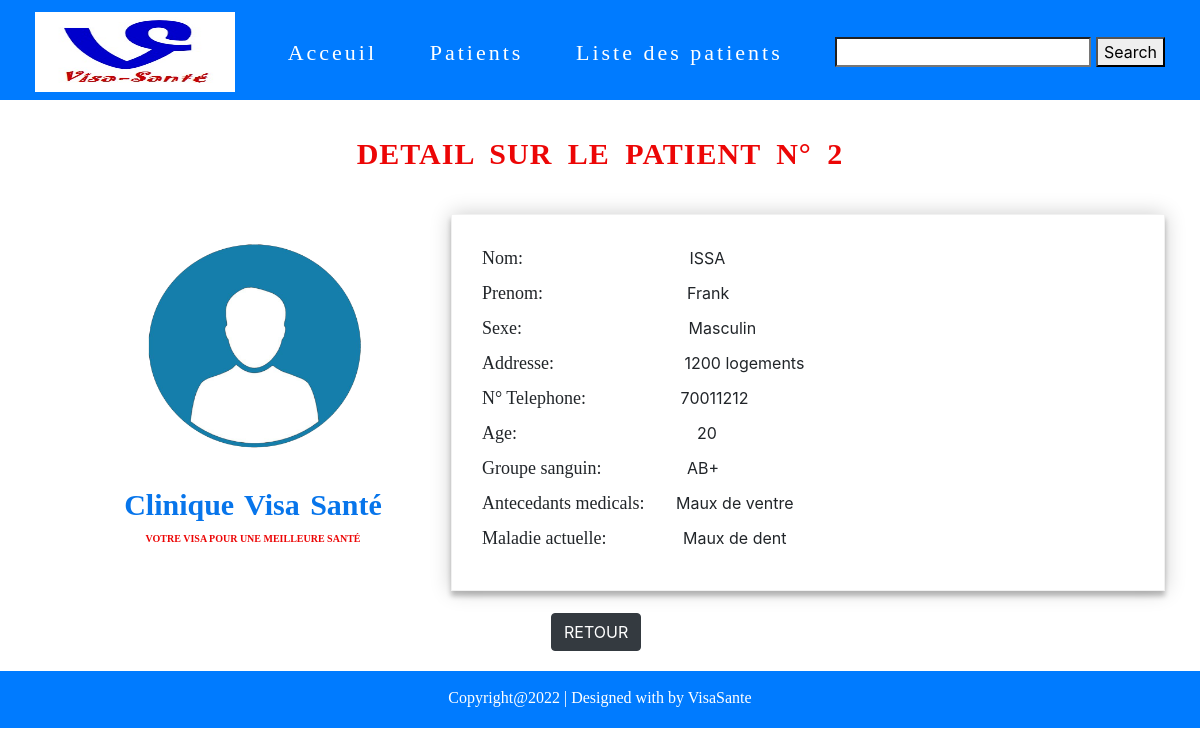
Screenshot of /detail.php?id=2 with the database file from the repository.
### tables this page shows
CREATE TABLE IF NOT EXISTS `patient` (
  `id` int(11) NOT NULL AUTO_INCREMENT,
  `nom` varchar(254) DEFAULT NULL,
  `prenom` varchar(254) DEFAULT NULL,
  `genre` varchar(254) DEFAULT NULL,
  `addresse` varchar(254) DEFAULT NULL,
  `telephone` int(11) DEFAULT NULL,
  `age` int(11) DEFAULT NULL,
  `g_sanguin` varchar(254) DEFAULT NULL,
  `antecedant` varchar(254) DEFAULT NULL,
  `m_actuelle` varchar(254) DEFAULT NULL,
  PRIMARY KEY (`id`)
);

### class/PatientController.class.php (called while the page is built, shortened)
<?php
class PatientController
{
  private $_db;
   public function __construct($db)
   {
       $this->_db=$db;
   }
   public function get($id)
   {
     $sql=$this->_db->query("SELECT * FROM patient WHERE id=".$id);
     $row=$sql->fetch();
     $p=new Patient($row);
     return $p;
   }
}

### class/patient.class.php (called while the page is built, shortened)
<?php
class Patient
{
  private $nom;
  private $prenom;
  private $genre;
  private $addresse;
  private $telephone;
  private $age;
  private $g_sanguin;
  private $antecedant;
  private $m_actuelle;
  public function __construct(array $donnee){
    foreach ($donnee as $key => $value) {
        $methode='set'.ucfirst($key);
    }
  }
    public function getNom()
    {
        return $this->nom;
    }
    public function getPrenom()
    {
        return $this->prenom;
    }
    public function getGenre()
    {
        return $this->genre;
    }
    public function getTelephone()
    {
        return $this->telephone;
    }
    public function getAddresse()
    {
        return $this->addresse;
    }
    public function getAge()
    {
        return $this->age;
    }
    public function getG_sanguin()
    {
        return $this->g_sanguin;
    }
    public function getAntecedant()
    {
        return $this->antecedant;
    }
    public function getM_actuelle()
    {
        return $this->m_actuelle;
    }
    public function setNom($nom)
    {
        $this->nom = $nom;
    }
    public function setPrenom($prenom)
    {
        $this->prenom = $prenom;
    }
    public function setGenre($genre)
    {
        $this->genre = $genre;
    }
    public function setAddresse($addresse)
    {
        $this->addresse = $addresse;
    }
    public function setTelephone($telephone)
    {
        $this->telephone = $telephone;
    }
    public function setAge($age)
    {
        $this->age = $age;
    }
    public function setG_sanguin($g_sanguin)
    {
        $this->g_sanguin = $g_sanguin;
    }
    public function setAntecedant($antecedant)
    {
        $this->antecedant = $antecedant;
    }
    public function setM_actuelle($m_actuelle)
    {
        $this->m_actuelle = $m_actuelle;
    }
}

### detail.php (the view, shortened to what this page needs)
<?php
$bd=bd();
$patient_ctrl =new PatientController($bd);
if(isset($_GET['id']))
{
    $id=$_GET['id'];
    $valuer=$patient_ctrl->get((int)$id);
}
?>
<!DOCTYPE html>
<html lang="fr">
    <head>
        <link rel="stylesheet" type="text/css" href="css/bootstrap.min.css">
        <link rel="stylesheet" href="css/style.css">
    </head>
    <body>
        <?php
            include 'menu.php'
        ?>
        <div class="texte3">
            <h1>Detail sur le patient N° <?= $id ?>  </h1>
        </div>
        <div class="acceuil">
            <div class="containers">
                <img src="./pictures/user.png" alt="">
                <div class="atext1">
                    <h1>Clinique Visa Santé</h1>
                    <p>Votre visa pour une meilleure santé</p>
                </div>
            </div>
            <div class="container">
                <form action="insertion.php" method="POST">
                    <label for="">Nom:</label> &nbsp; &nbsp; &nbsp; &nbsp; &nbsp; &nbsp; &nbsp; &nbsp; &nbsp; &nbsp; &nbsp; &nbsp; &nbsp;&nbsp; &nbsp; &nbsp;&nbsp; &nbsp; &nbsp;
                     <span> <?= $valuer->getNom()?> </span> <br>
                    <label for="">Prenom:</label> &nbsp; &nbsp; &nbsp; &nbsp; &nbsp; &nbsp; &nbsp; &nbsp;&nbsp; &nbsp; &nbsp;&nbsp; &nbsp; &nbsp;&nbsp; &nbsp; &nbsp;
                     <span><?= $valuer->getPrenom()?></span> <br>
                    <label for="">Sexe:</label> &nbsp; &nbsp; &nbsp; &nbsp; &nbsp; &nbsp; &nbsp; &nbsp; &nbsp; &nbsp; &nbsp; &nbsp; &nbsp;&nbsp; &nbsp; &nbsp;&nbsp; &nbsp; &nbsp;
                     <span> <?= $valuer->getGenre()?> </span>  <br>
                    <label for="">Addresse:</label> &nbsp; &nbsp; &nbsp; &nbsp; &nbsp; &nbsp; &nbsp; &nbsp; &nbsp;&nbsp; &nbsp; &nbsp;&nbsp; &nbsp; &nbsp;
                     <span> <?= $valuer->getAddresse()?> </span>  <br>
                    <label for="">N° Telephone:</label> &nbsp; &nbsp; &nbsp; &nbsp; &nbsp;&nbsp; &nbsp; &nbsp;&nbsp; &nbsp; &nbsp;
                     <span> <?= $valuer->getTelephone()?> </span>  <br>
                    <label for="">Age:</label> &nbsp;&nbsp; &nbsp;&nbsp; &nbsp;&nbsp; &nbsp;&nbsp; &nbsp;&nbsp; &nbsp;&nbsp; &nbsp;&nbsp; &nbsp; &nbsp; &nbsp; &nbsp;&nbsp; &nbsp; &nbsp;&nbsp; &nbsp; &nbsp;
                     <span> <?= $valuer->getAge()?> </span>  <br>
                    <label for="">Groupe sanguin:</label >&nbsp; &nbsp; &nbsp;&nbsp; &nbsp; &nbsp;&nbsp; &nbsp; &nbsp;&nbsp; &nbsp;
                     <span> <?= $valuer->getG_sanguin()?> </span>  <br>
                    <label for="">Antecedants medicals:</label> &nbsp; &nbsp; &nbsp;
                     <span> <?= $valuer->getAntecedant()?> </span>  <br>
                    <label for="">Maladie actuelle:</label> &nbsp; &nbsp; &nbsp;&nbsp; &nbsp; &nbsp;&nbsp; &nbsp; &nbsp;
                     <span> <?= $valuer->getM_actuelle()?> </span>  <br>
                </form>
                <div class="bouton">
                    <div class='bouton1'>
                        <a type="button" class="btn btn-dark" href="liste.php"> RETOUR</a>
                    </div>
                </div>
            </div>
        </div>
        <?php
            include 'footer.php'
         ?>
    </body>
</html>

### menu.php (shortened to what this page needs)
<!DOCTYPE html>
<html lang="en">
<head>
    <link rel="stylesheet" href="./css/style.css" media="screen" type="text/css" />
    <link rel="stylesheet" href="./css/bootstrap.min.css">
</head>
<body>
    <nav class="navbar  navbar-light bg-primary">
        <div class="container-fluid m-1 d-flex ">
            <img src="./pictures/logo1.jpg" alt="" width="200px" height="80px">
            <div class="text">
                <a href="index.php">Acceuil</a>
            </div>
            <div class="text">
                <a href="patient.php">Patients</a>
            </div>
            <div class="text">
                <a href="liste.php">Liste des patients</a>
            </div>
            <div class="recherche">
                <input id="myInput" onkeyup="myFunction()" type="search"  aria-label="Search">
                <button type="submit" bg-primary >Search</button>
            </div>
        </div>
      </nav>
</body>
</html>

### footer.php
<footer>
    <div class="footer bg-primary">
        <p>Copyright@2022 | Designed with by VisaSante</p>
    </div>
</footer>

### css/style.css (style rules this page uses)
.navbar { width: 100%; height: 100px; }
.acceuil { display: flex; margin: 10px 20px 20px 100px; }
.container { width:500px; margin:0 auto; margin-top:3%; }
.containers { width:450px; margin:0 auto; margin-top:5%; margin-right: 30px; }
.containers img { width: 280px; height: 220px; padding : 0px 10px 0px 40px; border-radius: 50%; }
.text a { color: #fff; justify-content: space-between; text-decoration: none; font-family:algerian; font-size: 22px; letter-spacing: 3px; }
.atext1 h1 { color: #0775eb; font-size: 30px; font-weight: bold; font-family: 'Comic sans MS'; text-align: center; margin-top: 10%; word-spacing: 3px; }
.atext1 p { color: rgb(236, 6, 6); text-transform: uppercase; font-size: 10px; font-weight: bold; font-family: 'Eras ITC'; text-align: center; }
.footer { height: 57px; justify-content: center; text-align: center; font-family: 'papyrus'; color: #fff; padding-top: 15px; }
form { padding: 30px; border: 1px solid #f1f1f1; background: #fff; box-shadow: 0 0 20px 0 rgba(0, 0, 0, 0.2), 0 5px 5px 0 rgba(0, 0, 0, 0.24); }
label { font-size: 18px; font-family: 'Trebuchet MS'; }
.texte3 h1 { text-align: center; font-family: 'Century Gothic'; text-transform: uppercase; font-size: 30px; font-weight: bold; color: rgb(236, 6, 6); word-spacing: 7px; letter-spacing: 1px; margin-top: 3%; }
.bouton { display: flex; justify-content: space-between; margin-top: 3%; margin-left: 100px; margin-right: 100px; }

### rows the page displays
patient: id "2", nom "ISSA", prenom "Frank", genre "Masculin", addresse "1200 logements", telephone "70011212", age "20", g_sanguin "AB+", antecedant "Maux de ventre", m_actuelle "Maux de dent"
